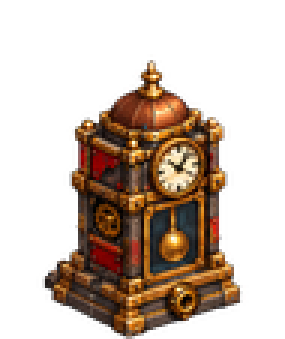
#> input picture assets/buildings/regulator_built.png, 95 x 113 px, found by its file name (shown 3 times larger)
$ python regulator_swing.py
#> lines starting #> are read from the running program, lines starting #| are printed output that depends on the picture; after the words box and inside, x2 and y2 are one past the last pixel; in counts of white or black regions, pixels touching at a corner belong together
"""The Regulator's working loop (art/clockwork/gear/regulator_work_0..7.png): the painted pendulum of the BUILT frame cut
out of its glass window, the glass filled in behind it, and the pendulum swung in code about its pivot (8 frames, one
full swing). Also closes the pin holes the navy key left in the dark glass of every Regulator frame.
  python3 tools/gear_art/regulator_swing.py   (then tools/gear_art/import_buildings.py)"""
import numpy as np
from PIL import Image, ImageDraw
from scipy import ndimage as ndi

D = 'art/clockwork/gear/'
WIN = (177, 249, 233, 309)        # the glass window's inside (x0, y0, x1, y1) on the 3x canvas
PIVOT = (203.5, 249.0)
ANG = [0, 6, 10, 6, 0, -6, -10, -6]


def close_holes(path):
#> called with path = 'art/clockwork/gear/regulator_built.png'
    im = np.array(Image.open(path).convert('RGBA'))
#> im is the input picture: shape (113, 95, 4); mean R, G, B, A 40.2, 24.9, 13.2, 88.5
    a = im[..., 3] > 0
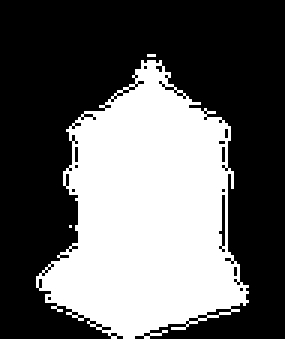
#> a: shape (113, 95) bool (shown 3 times larger); 38.8% white; 3 white regions (2 under 20 px), largest, box (x1, y1, x2, y2) and area: (12, 20, 83, 113) 4166
    filled = ndi.binary_fill_holes(a)
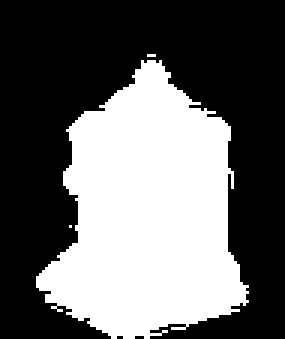
#> filled: shape (113, 95) bool (shown 3 times larger); 40.2% white; 3 white regions (2 under 20 px), largest, box (x1, y1, x2, y2) and area: (12, 20, 83, 113) 4307
    holes = filled & ~a
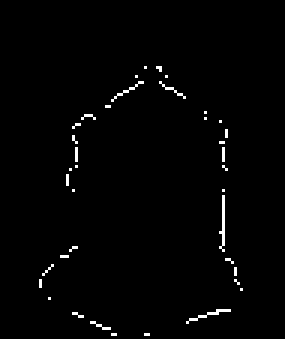
#> holes: shape (113, 95) bool (shown 3 times larger); 1.3% white in thin lines or dots, all inside (x1, y1, x2, y2) = (13, 22, 81, 112)
    if holes.any():
        # fill each hole pixel with the mean of its solid neighbours
        rgb = im[..., :3].astype(float)
        for _ in range(4):
            sol = im[..., 3] > 0
            acc = np.zeros_like(rgb)
            cnt = np.zeros(sol.shape)
            for dy, dx in ((1, 0), (-1, 0), (0, 1), (0, -1)):
                s = np.roll(np.roll(sol, dy, 0), dx, 1)
                acc += np.roll(np.roll(rgb, dy, 0), dx, 1) * s[..., None]
                cnt += s
            fill = holes & ~sol & (cnt > 0)
            rgb[fill] = acc[fill] / cnt[fill][:, None]
            im[fill, :3] = rgb[fill].astype(np.uint8)
            im[fill, 3] = 255
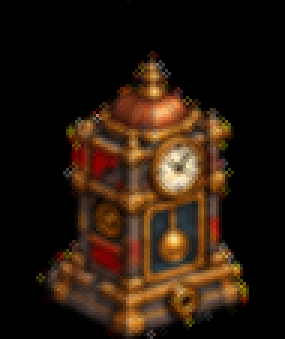
#> acc: shape (113, 95, 3) float64 (shown 3 times larger); mean R, G, B 163.3, 101.3, 53.4; drawn with min black and max white
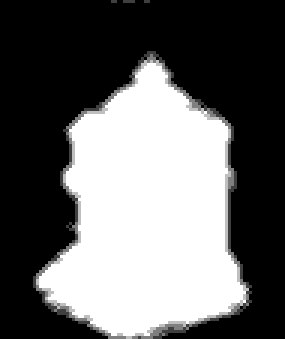
#> cnt: shape (113, 95) float64 (shown 3 times larger); min 0, max 4, mean 1.61; drawn with min black and max white
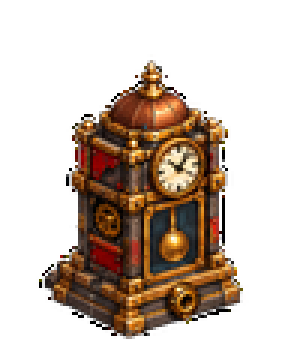
#> im: shape (113, 95, 4) (shown 3 times larger); 1.31% of pixels changed, all inside (x1, y1, x2, y2) = (13, 22, 81, 112); transparent parts drawn white
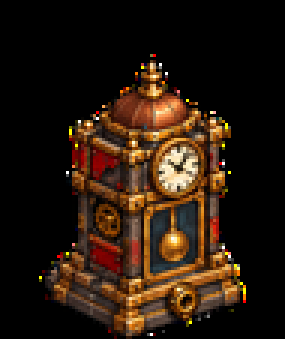
#> rgb: shape (113, 95, 3) float64 (shown 3 times larger); mean R, G, B 40.8, 25.3, 13.4
    Image.fromarray(im, 'RGBA').save(path)
    return im


def main():
    for s in ('built', 'construct', 'damaged', 'destroyed'):
        close_holes(D + 'regulator_%s.png' % s)
    B = np.array(Image.open(D + 'regulator_built.png').convert('RGBA'))
    x0, y0, x1, y1 = WIN
    sub = B[y0:y1, x0:x1, :3].astype(int)
    warm = (sub[..., 0] > sub[..., 2] + 10) & (sub.sum(2) > 160)
    warm = ndi.binary_dilation(warm, iterations=1)
    lab, n = ndi.label(warm)
    # the pendulum: the warm blob that the rod (just under the pivot) belongs to
    px, py = int(PIVOT[0]) - x0, 4
    k = lab[py, px] or lab[py:py + 8, px - 2:px + 3].max()
    pm = np.zeros(B.shape[:2], bool)
    pm[y0:y1, x0:x1] = ndi.binary_dilation(ndi.binary_fill_holes(lab == k), iterations=2)     # (with its dark outline)
    # the glass behind: each row interpolated across the pendulum
    glass = B.copy()
    for y in range(y0, y1):
        row = pm[y, x0:x1]
        if not row.any():
            continue
        good = np.nonzero(~row)[0]
        for x in np.nonzero(row)[0]:
            lft = good[good < x]
            rgt = good[good > x]
            if len(lft) and len(rgt):
                t = (x - lft[-1]) / (rgt[0] - lft[-1])
                glass[y, x0 + x, :3] = (1 - t) * B[y, x0 + lft[-1], :3] + t * B[y, x0 + rgt[0], :3]
            elif len(lft):
                glass[y, x0 + x, :3] = B[y, x0 + lft[-1], :3]
            elif len(rgt):
                glass[y, x0 + x, :3] = B[y, x0 + rgt[0], :3]
    pend = B.copy()
    pend[..., 3] = pm * 255
    P = Image.fromarray(pend, 'RGBA')
    clip = Image.new('L', P.size, 0)
    ImageDraw.Draw(clip).rectangle((x0, y0, x1 - 1, y1 - 1), fill=255)
    for i, a in enumerate(ANG):
        f = Image.fromarray(glass, 'RGBA')
        p = P.rotate(a, resample=Image.NEAREST, center=PIVOT)
        al = np.minimum(np.array(p)[..., 3], np.array(clip)).astype(np.uint8)
        p.putalpha(Image.fromarray(al))
        f.alpha_composite(p)
        f.save(D + 'regulator_work_%d.png' % i)
    print('regulator: pendulum %d px, %d frames' % (pm.sum(), len(ANG)))


if __name__ == '__main__':
#> (the run stopped early here; a loop or call above may not have finished)
